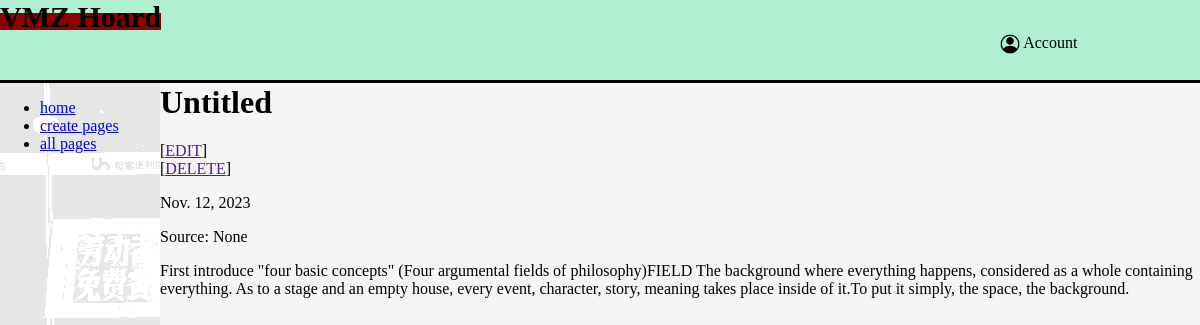
/pages/?id=1, run on the app's committed database.
### text/models.py (models this page shows)
class Text(models.Model):
    title = models.TextField(null=True,blank=True)
    author = models.PositiveIntegerField(null=True,blank=True)
    translator = models.PositiveIntegerField(null=True,blank=True)
    entry = models.PositiveIntegerField(null=True,blank=True)
    link = models.TextField(null=True,blank=True)
    text = models.TextField(null=True,blank=True)
    date = models.DateField(auto_now=False,auto_now_add=True,null=True,blank=False)

### pages/views.py (the view)
# urls.py: path("pages/", composeText),
def composeText(request):
    idnum = request.GET.get('id')
    obj = Text.objects.get(pk = idnum)
    return render(request,'entry.html',{'entry':obj})

### pages/templates/entry.html (shortened to what this page needs)
{% extends 'navbar.html' %}
{% block main %}
<h1>
    {% if entry.title %}
    {{ entry.title }}
    {% else %}
    Untitled
    {% endif %}
</h1>
<div>[<a href="">EDIT</a>]</div>
<div>[<a href="">DELETE</a>]</div>
<p>{{ entry.date }}</p>
<p>Source: {{ entry.link }}</p>
<p>{{ entry.text|safe }}</p>
{% endblock %}

### pages/static/css/navbar.css (style rules this page uses)
body { background-image: url('./../img/background.jpg'); background-attachment: fixed; font-family: 'Calisto'; margin: 0px; }

### data on the page
Text: date "Nov. 12, 2023", link "None", text "First introduce \"four basic concepts\" (Four argumental fields of philosophy)FIELD The background where everything happens, considered as a whole containing everything. As to a stage and an empty house, every event, character, story, meaning takes place inside of it.To put it simply, the space, the background."
